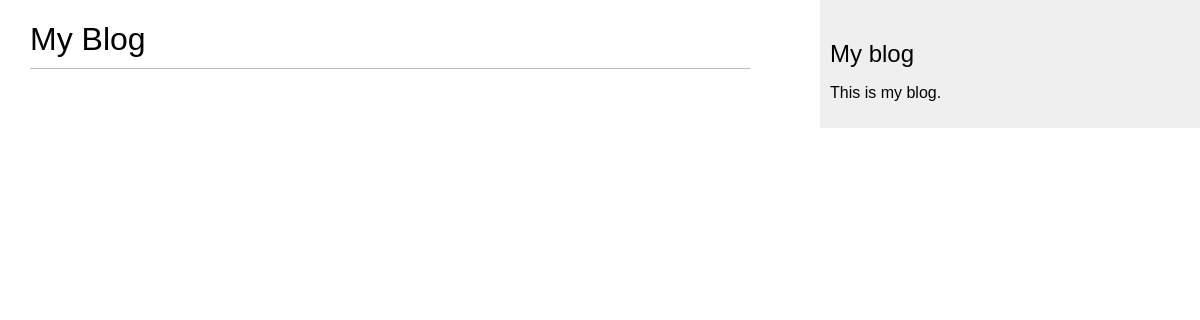
/blog/, run on an earlier commit of the app's database.
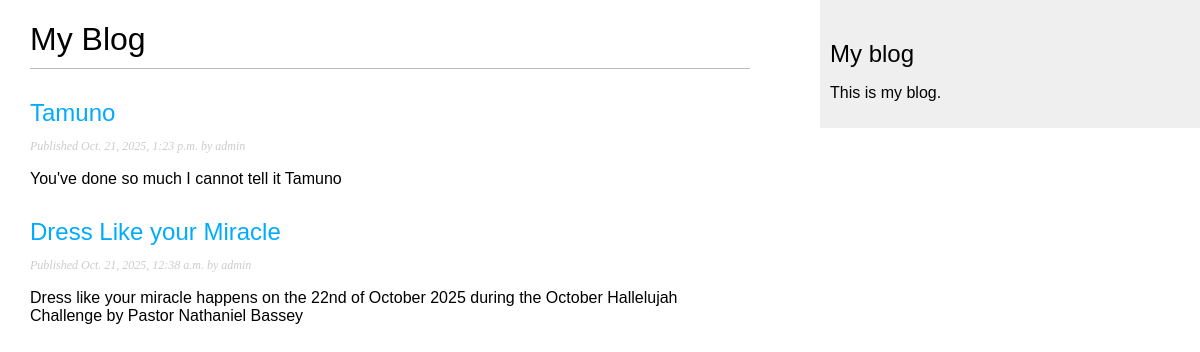
And on a later commit of the database.
### blog/models.py (models this page shows, shortened)
class Post(models.Model):
    class Status(models.TextChoices): #status of every post
        DRAFT = 'DF', 'Draft'
        PUBLISHED = 'PB', 'Published'
    title = models.CharField(max_length=250)
    slug = models.SlugField(max_length=250)
    author = models.ForeignKey(
        settings.AUTH_USER_MODEL,
        on_delete=models.CASCADE,
        related_name='blog_posts'
    )
    body = models.TextField()
    published_date = models.DateTimeField(default=timezone.now)
    created_at = models.DateTimeField(auto_now_add=True)
    updated_at = models.DateTimeField(auto_now=True)
    status = models.CharField(max_length=2,
                              choices=Status,
                              default=Status.DRAFT)
    objects = models.Manager() #default manager
    published = PublishedManager() #custom manager
    class Meta:
        ordering = ['-published_date']
        indexes  = [
            models.Index(fields=['-published_date'])
        ]

### blog/views.py (the view)
# urls.py: path('', views.post_list, name='post_list'),
def post_list(request):
    posts = Post.published.all()
    return render(
        request,
        'blog/post/list.html',
        {'posts': posts}
    )

### blog/models.py (called while the page is built)
    def get_queryset(self):
        return (
            super().get_queryset().filter(status = Post.Status.PUBLISHED)
        )

### blog/templates/blog/post/list.html (shortened to what this page needs)
{% extends "blog/base.html" %}
 {% block content %}
  <h1>My Blog</h1>
  {% for post in posts %}
    <h2>
      <a href="{% url 'blog:post_detail' post.id %}">
        {{ post.title }}
      </a>
    </h2>
    <p class="date">
      Published {{ post.published_date }} by {{ post.author }}
    </p>
       {{ post.body|truncatewords:30|linebreaks }}
  {% endfor %}
 {% endblock %}

### blog/templates/blog/base.html (shortened to what this page needs)
{% load static %}
<!DOCTYPE html>
<html>
<head>
  <link href="{% static "css/blog.css" %}" rel="stylesheet">
</head>
<body>
  <div id="content">
    {% block content %}
    {% endblock %}
  </div>
  <div id="sidebar">
    <h2>My blog</h2>
    <p>This is my blog.</p>
  </div>
</body>
</html>

### blog/static/css/blog.css (style rules this page uses)
body { margin:0; padding:0; font-family:helvetica, sans-serif; }
a { color:#00abff; text-decoration:none; }
h1 { font-weight:normal; border-bottom:1px solid #bbb; padding:0 0 10px 0; }
h2 { font-weight:normal; margin:30px 0 0; }
#content { float:left; width:60%; padding:0 0 0 30px; }
#sidebar { float:right; width:30%; padding:10px; background:#efefef; height:100%; }
p.date { color:#ccc; font-family: georgia, serif; font-size: 12px; font-style: italic; }

What changed in the data, as far as the page shows it:
added Post: title "Tamuno", published_date "Oct. 21, 2025, 1:23 p.m.", author "admin", body "You've done so much I cannot tell it Tamuno"
added Post: title "Dress Like your Miracle", published_date "Oct. 21, 2025, 12:38 a.m.", author "admin", body "Dress like your miracle happens on the 22nd of October 2025 during the October Hallelujah Challenge by Pastor Nathaniel Bassey"
